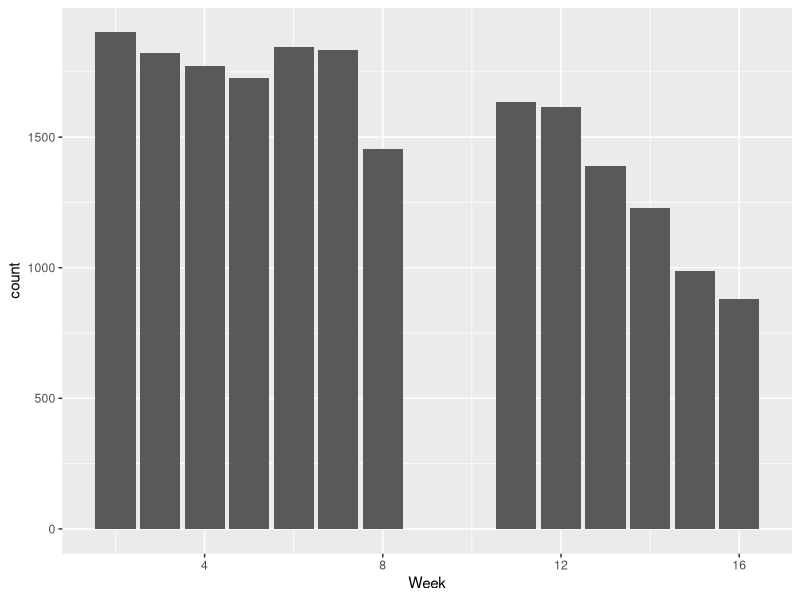
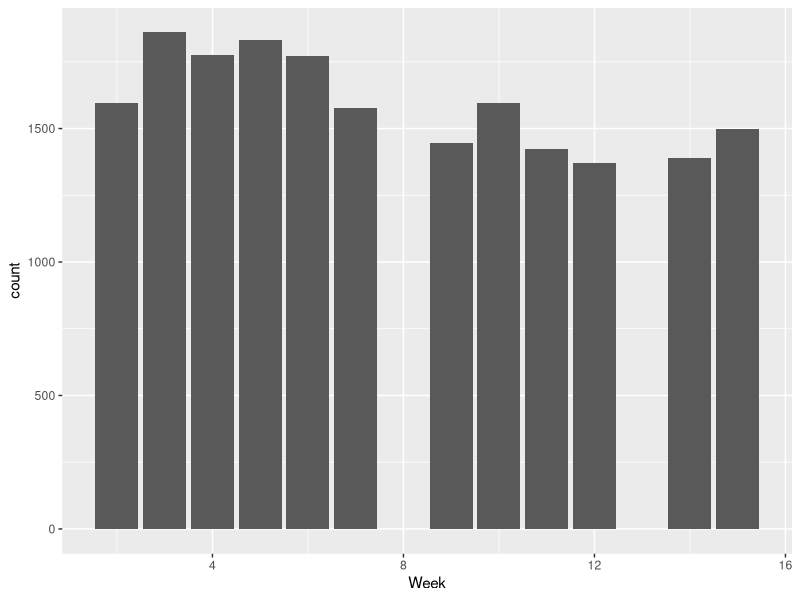
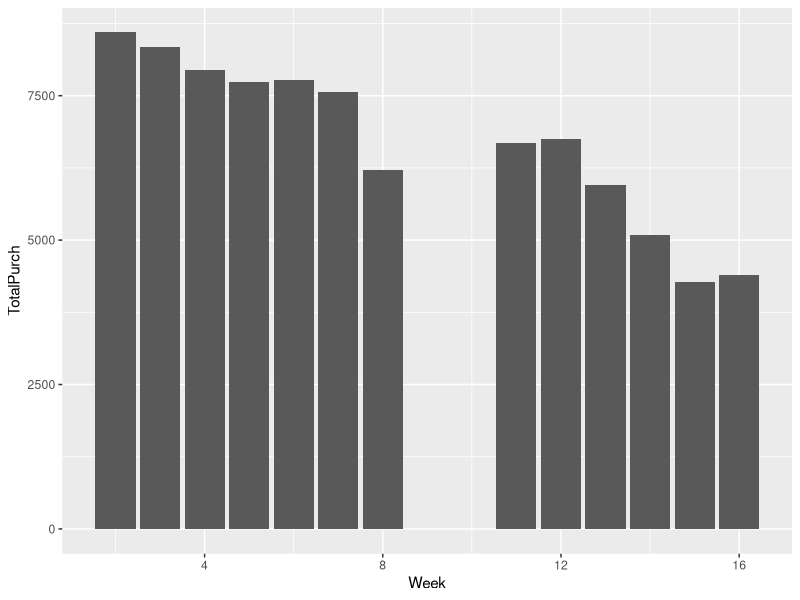
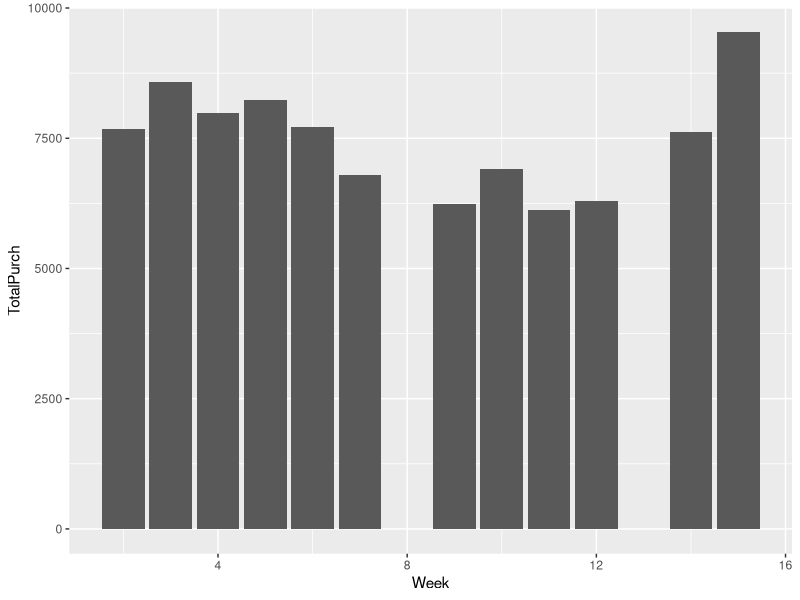
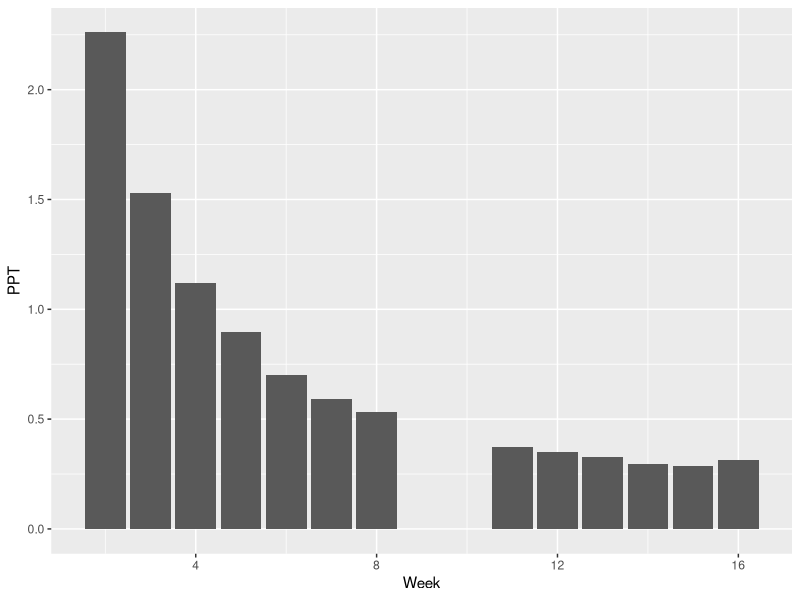
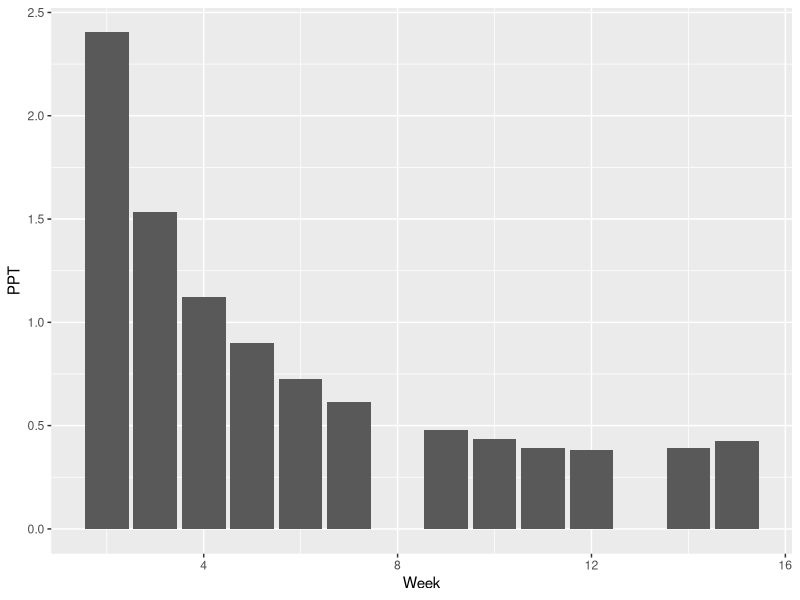
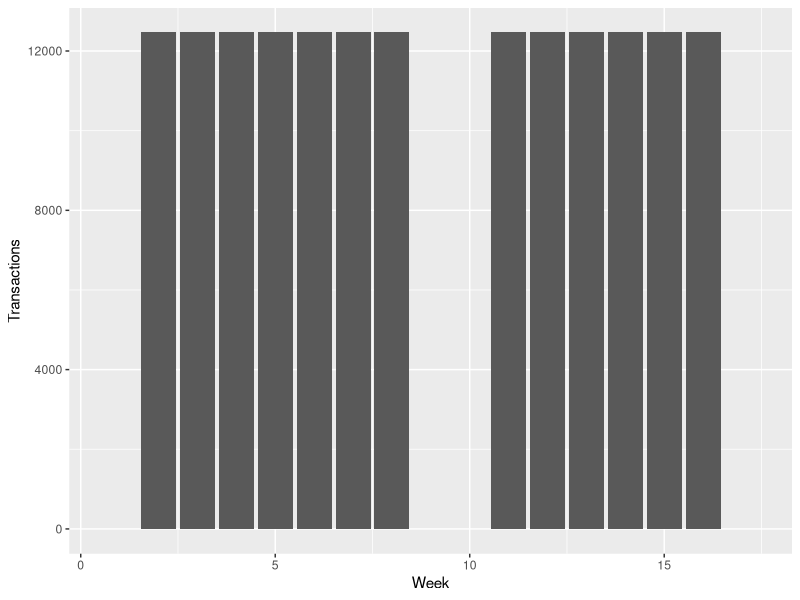
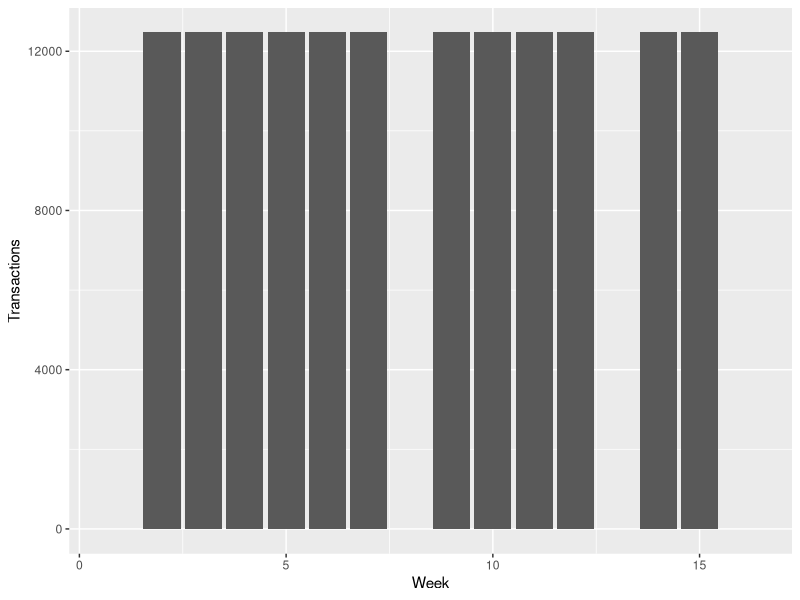

The R source for these figures, in order:
## ---- chunk 1
knitr::opts_chunk$set(echo = TRUE, message=FALSE, warning=FALSE, cache=TRUE, 
                      fig.width=7, fig.height=3, fig.align = "center")
library(readr)
library(dplyr)
library(ggplot2)
library(lubridate)
## ---- chunk 2

flex_data <- read_csv("flex_data.csv") 
flex_data <- flex_data %>% mutate(Time = mdy_hm(Time)) %>% mutate(Week = epiweek(Time)) %>% rename(AmountSpent=Price)
flex_data <- flex_data %>% filter(Time >= '2019-01-20' & Time <= '2019-12-19') %>%  filter(AmountSpent > 0)

## ---- chunk 3
#Transactions by week
springtrans <- flex_data %>% filter(Time <= '2019-5-19') %>% mutate(Week = Week-3) %>% filter(Week!=1 & Week!=9 & Week!=10 & Week!=17)
falltrans <- flex_data %>% filter(Time >= '2019-9-1') %>% mutate (Week = Week-35) %>% filter(Week!=1 & Week!=8 & Week!=13 & Week!=16)

ggplot(springtrans) + geom_bar(aes(x=Week))
ggplot(falltrans) + geom_bar(aes(x=Week))
## ---- chunk 4
#Purchases by week
springpurch <- springtrans %>% group_by(Week) %>% summarize(TotalPurch = sum(AmountSpent))
fallpurch <- falltrans %>% group_by(Week) %>% summarize(TotalPurch = sum(AmountSpent))

ggplot(springpurch) + geom_bar(aes(x=Week, y=TotalPurch), stat='identity')
ggplot(fallpurch) + geom_bar(aes(x=Week, y=TotalPurch), stat='identity')
## ---- chunk 5
#Amount Spent Per Transaction
springppt <- springtrans %>% group_by(Week) %>% summarize(TotalTrans = sum(as.double(Week)), TotalPurch = sum(AmountSpent)) %>% mutate(PPT = TotalPurch/TotalTrans)
fallppt <- falltrans %>% group_by(Week) %>% summarize(TotalTrans = sum(as.double(Week)), TotalPurch = sum(AmountSpent)) %>% mutate(PPT = TotalPurch/TotalTrans)

ggplot(springppt) + geom_bar(aes(x=Week, y=PPT), stat='identity')
ggplot(fallppt) + geom_bar(aes(x=Week, y=PPT), stat='identity')
## ---- chunk 6
#Creation of null dataframes
sprnullconsistent <- data.frame("Week"=1:17, "Transactions"= c(0,sum(springppt$TotalTrans)/13,sum(springppt$TotalTrans)/13,sum(springppt$TotalTrans)/13,sum(springppt$TotalTrans)/13,sum(springppt$TotalTrans)/13,sum(springppt$TotalTrans)/13,sum(springppt$TotalTrans)/13,0,0,sum(springppt$TotalTrans)/13,sum(springppt$TotalTrans)/13,sum(springppt$TotalTrans)/13,sum(springppt$TotalTrans)/13,sum(springppt$TotalTrans)/13,sum(springppt$TotalTrans)/13,0), "Purchases"= c(0,sum(springppt$TotalPurch)/13,sum(springppt$TotalPurch)/13,sum(springppt$TotalPurch)/13,sum(springppt$TotalPurch)/13,sum(springppt$TotalPurch)/13,sum(springppt$TotalPurch)/13,sum(springppt$TotalPurch)/13,0,0,sum(springppt$TotalPurch)/13,sum(springppt$TotalPurch)/13,sum(springppt$TotalPurch)/13,sum(springppt$TotalPurch)/13,sum(springppt$TotalPurch)/13,sum(springppt$TotalPurch)/13,0))

fallnullconsistent <- data.frame("Week"=1:16, "Transactions"= c(0,sum(fallppt$TotalTrans)/12,sum(fallppt$TotalTrans)/12,sum(fallppt$TotalTrans)/12,sum(fallppt$TotalTrans)/12,sum(fallppt$TotalTrans)/12,sum(fallppt$TotalTrans)/12,0,sum(fallppt$TotalTrans)/12,sum(fallppt$TotalTrans)/12,sum(fallppt$TotalTrans)/12,sum(fallppt$TotalTrans)/12,0,sum(fallppt$TotalTrans)/12,sum(fallppt$TotalTrans)/12,0), "Purchases"= c(0,sum(fallppt$TotalPurch)/12,sum(fallppt$TotalPurch)/12,sum(fallppt$TotalPurch)/12,sum(fallppt$TotalPurch)/12,sum(fallppt$TotalPurch)/12,sum(fallppt$TotalPurch)/12,0,sum(fallppt$TotalPurch)/12,sum(fallppt$TotalPurch)/12,sum(fallppt$TotalPurch)/12,sum(fallppt$TotalPurch)/12,0,sum(fallppt$TotalPurch)/12,sum(fallppt$TotalPurch)/12,0))

ggplot(sprnullconsistent) + geom_bar(aes(x=Week, y=Transactions), stat='identity')
ggplot(fallnullconsistent) + geom_bar(aes(x=Week, y=Transactions), stat='identity')
ggplot(sprnullconsistent) + geom_bar(aes(x=Week, y=Purchases), stat='identity')
ggplot(fallnullconsistent) + geom_bar(aes(x=Week, y=Purchases), stat='identity')

